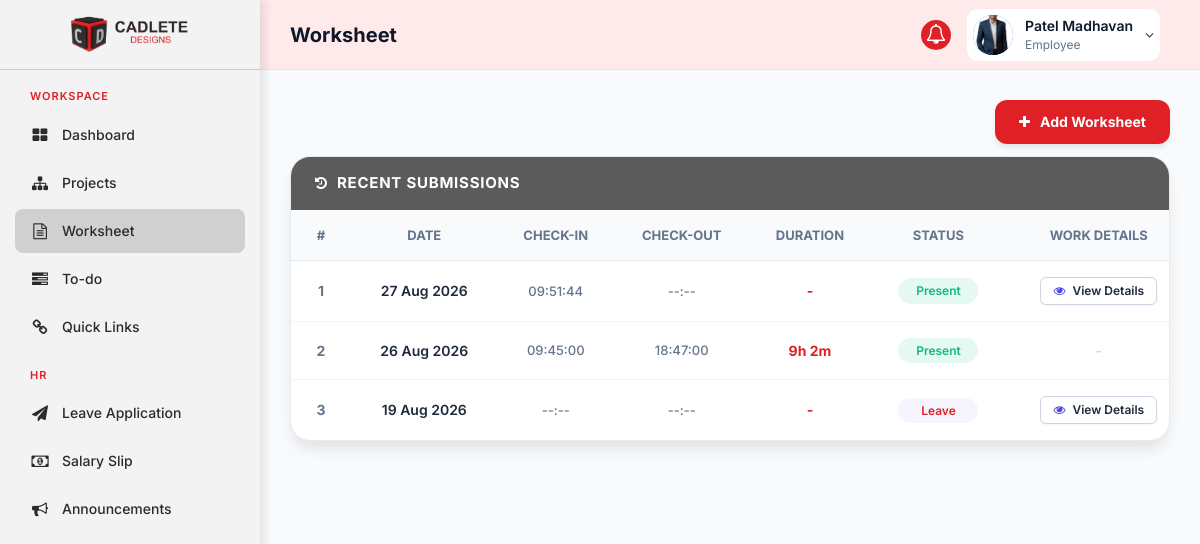
The page /emp_area/index.php?worksheet (signed in) on the database its author committed.
### tables this page shows
CREATE TABLE `emp_list` (
  `id` int(11) NOT NULL,
  `name` varchar(100) NOT NULL,
  `phone_number` int(11) NOT NULL,
  `address` varchar(100) NOT NULL,
  `email` varchar(255) NOT NULL,
  `company_email` varchar(255) DEFAULT NULL,
  `password` varchar(255) NOT NULL,
  `blood_group` varchar(11) NOT NULL,
  `gender` varchar(11) NOT NULL,
  `join_date` date NOT NULL,
  `salary` int(11) NOT NULL,
  `basic_salary` decimal(10,2) DEFAULT NULL,
  `hra` decimal(10,2) DEFAULT NULL,
  `allowance` decimal(10,2) DEFAULT NULL,
  `deductions` decimal(10,2) DEFAULT NULL,
  `documents` varchar(255) DEFAULT NULL,
  `age` int(11) DEFAULT NULL,
  `dob` date DEFAULT NULL,
  `work_experience` varchar(255) DEFAULT NULL,
  `marital_status` varchar(50) DEFAULT NULL,
  `num_dependents` int(11) DEFAULT 0,
  `emergency_name` varchar(100) DEFAULT NULL,
  `emergency_relationship` varchar(100) DEFAULT NULL,
  `emergency_address` text DEFAULT NULL,
  `emergency_phone` varchar(15) DEFAULT NULL,
  `education_json` text DEFAULT NULL,
  `employment_json` text DEFAULT NULL,
  `account_name` varchar(100) DEFAULT NULL,
  `bank_branch` varchar(255) DEFAULT NULL,
  `account_number` varchar(50) DEFAULT NULL,
  `account_type_ifsc` varchar(100) DEFAULT NULL,
  `employee_image` varchar(255) DEFAULT NULL,
  `offer_latter` varchar(255) DEFAULT NULL,
  `NDA` varchar(255) DEFAULT NULL,
  `Aadhar_card` varchar(255) DEFAULT NULL,
  `Pan_card` varchar(255) DEFAULT NULL,
  `Passportsize_photo` varchar(255) DEFAULT NULL,
  `old_company_slary_slip` varchar(255) DEFAULT NULL,
  `otp` varchar(10) DEFAULT NULL,
  `otp_expire` datetime DEFAULT NULL,
  `last_birthday_wish_year` int(11) DEFAULT NULL,
  `department` varchar(100) DEFAULT 'Not Assigned',
  `designation` varchar(100) DEFAULT 'Not Assigned',
  `status` enum('Active','Inactive') DEFAULT 'Active',
  `deleted_at` datetime DEFAULT NULL,
  `allowed_leaves` int(11) DEFAULT NULL,
  `extra_leaves` int(11) DEFAULT 0
);

CREATE TABLE `attendance` (
  `id` int(11) NOT NULL,
  `emp_id` int(11) NOT NULL,
  `attendance_date` date NOT NULL,
  `check_in_time` time DEFAULT NULL,
  `check_out_time` time DEFAULT NULL,
  `status` varchar(20) DEFAULT 'present',
  `remarks` text DEFAULT NULL,
  `work_photos` text DEFAULT NULL,
  `performance` int(11) DEFAULT NULL,
  `total_duration_secs` int(11) DEFAULT 0,
  `last_resume_time` datetime DEFAULT NULL,
  `is_working` tinyint(1) DEFAULT 0,
  `created_at` timestamp NOT NULL DEFAULT current_timestamp(),
  `ip_address` varchar(50) DEFAULT NULL,
  `location` varchar(255) DEFAULT NULL
);

### emp_area/pages/worksheets/worksheet.php (the view, shortened to what this page needs)
<?php
$emp_id   = $_SESSION['emp_id'];
$emp_name = $_SESSION['emp_name'];
$emp_q = mysqli_query($con, "SELECT employee_image FROM emp_list WHERE id='$emp_id'");
$emp_data = mysqli_fetch_assoc($emp_q);
$emp_img_path = !empty($emp_data['employee_image']) ? '../admin_area/uploads/' . $emp_data['employee_image'] : '../admin_area/admin_images/default.png';
$history_query  = "SELECT a.*,
                   (SELECT action_time FROM attendance_logs WHERE att_id = a.id AND action = 'check_out' ORDER BY action_time DESC LIMIT 1) as log_checkout
                   FROM attendance a
                   WHERE a.emp_id = '$emp_id'
                   ORDER BY a.attendance_date DESC LIMIT 10";
$history_result = mysqli_query($con, $history_query);
?>
        <div class="premium-ui-enabled">
            <div class="page-header-premium">
                <div class="header-actions">
                    <button class="btn-premium-add" data-toggle="modal" data-target="#addWorksheetModal">
                        <i class="fa fa-plus"></i> Add Worksheet
                    </button>
                </div>
            </div>
            <div class="row">
                <div class="col-lg-12">
                    <div class="premium-card">
                        <div class="card-hdr">
                            <i class="fa fa-history"></i>
                            <h3>Recent Submissions</h3>
                        </div>
                        <div style="overflow-x: auto;">
                            <table class="table-premium">
                                <thead>
                                    <tr>
                                        <th style="width: 60px; text-align: center;">#</th>
                                        <th style="text-align: center;">Date</th>
                                        <th style="text-align: center;">Check-in</th>
                                        <th style="text-align: center;">Check-out</th>
                                        <th style="text-align: center;">Duration</th>
                                        <th style="text-align: center;">Status</th>
                                        <th style="text-align: center;">Work Details</th>
                                    </tr>
                                </thead>
                                <tbody>
                                    <?php if (mysqli_num_rows($history_result) > 0) : $i = 1; ?>
                                        <?php while ($row = mysqli_fetch_assoc($history_result)) :
                                            $st = $row['status'] ?: 'present';
                                            $badge_class = 'p-badge-secondary';
                                            if ($st == 'present') $badge_class = 'p-badge-success';
                                            elseif ($st == 'absent') $badge_class = 'p-badge-danger';
                                            elseif ($st == 'leave')  $badge_class = 'p-badge-primary';
                                        ?>
                                            <tr>
                                                <td style="text-align: center; font-weight: 700; color: #64748b;"><?php echo $i++; ?></td>
                                                <td style="font-weight: 600; color: #1e293b; text-align: center;"><?php echo date('d M Y', strtotime($row['attendance_date'])); ?></td>
                                                <td style="text-align: center; color: #64748b; font-size: 13px;"><?php echo $row['check_in_time'] ?: '--:--'; ?></td>
                                                <td style="text-align: center; color: #64748b; font-size: 13px;">
                                                    <?php
                                                    $display_out = $row['check_out_time'];
                                                    echo $display_out ?: '--:--';
                                                    ?>
                                                </td>
                                                <td style="text-align: center; color: #dd2127; font-weight: 700;">
                                                    <?php
                                                    $active_secs = $row['total_duration_secs'];
                                                    if ($active_secs > 0) {
                                                        $h = floor($active_secs / 3600);
                                                        $m = floor(($active_secs % 3600) / 60);
                                                        echo "{$h}h {$m}m";
                                                    } else {
                                                        echo "-";
                                                    }
                                                    ?>
                                                </td>
                                                <td style="text-align: center;">
                                                    <span class="p-badge <?php echo $badge_class; ?>" style="display: inline-flex; justify-content: center; min-width: 80px;">
                                                        <?php echo ucfirst($st); ?>
                                                    </span>
                                                </td>
                                                <td style="text-align: center;">
                                                    <?php
                                                    $photos = [];
                                                    if (!empty($photos) || !empty(trim($row['remarks'] ?? ''))) {
                                                        $json_photos = htmlspecialchars(json_encode($photos), ENT_QUOTES, 'UTF-8');
                                                        $emp_name_js = htmlspecialchars($emp_name, ENT_QUOTES, 'UTF-8');
                                                        $date_js = htmlspecialchars(date('d M Y', strtotime($row['attendance_date'])), ENT_QUOTES, 'UTF-8');
                                                        $emp_img_js = htmlspecialchars($emp_img_path, ENT_QUOTES, 'UTF-8');
                                                        $remark_js = htmlspecialchars(json_encode(nl2br(htmlspecialchars($row['remarks'] ?? ''))), ENT_QUOTES, 'UTF-8');
                                                        echo '<button type="button" class="btn btn-sm" style="border-radius: 6px; padding: 4px 12px; font-weight: 600; background: #fff; color: #1e293b; border: 1px solid #cbd5e1; box-shadow: 0 1px 2px rgba(0,0,0,0.05);" onclick="openRowGallery(\'' . $json_photos . '\', \'' . $emp_name_js . '\', \'' . $date_js . '\', \'' . $emp_img_js . '\', ' . $remark_js . '); event.stopPropagation();"><i class="fa fa-eye" style="color: #4f46e5; margin-right: 4px;"></i> View Details</button>';
                                                    } else {
                                                        echo '<span style="color: #cbd5e1;">-</span>';
                                                    }
                                                    ?>
                                                </td>
                                            </tr>
                                        <?php endwhile; ?>
                                    <?php endif; ?>
                                </tbody>
                            </table>
                        </div>
                    </div>
                </div>
            </div>
        </div>

### emp_area/index.php (shortened to what this page needs)
<?php
if (!isset($_SESSION['emp_id'])) {
    echo "<script>window.open('pages/auth/login.php','_self')</script>";
} else {
?>
    <!DOCTYPE html>
    <html lang="en">
    <head>
        <link href="../admin_area/css/bootstrap.min.css" rel="stylesheet">
        <link href="../admin_area/css/style.css" rel="stylesheet">
        <link href="../admin_area/css/dashboard.css" rel="stylesheet">
        <link href="../admin_area/css/sidebar.css" rel="stylesheet">
        <link href="../admin_area/font-awesome/css/font-awesome.min.css" rel="stylesheet">
    </head>
    <body>
        <div id="wrapper">
            <?php include("includes/emp_sidebar.php"); ?>
            <div id="page-wrapper">
                <div class="modern-topbar">
                    <div class="topbar-left">
                        <?php
                        $page_title = "Dashboard";
                        if (!empty($_GET)) {
                            $keys = array_keys($_GET);
                            $first_key = $keys[0];
                            $title_map = [
                                'dashboard' => '<i class="fa fa-dashboard"></i> Dashboard',
                                'worksheet' => '<i class="fa fa-file-text-o"></i> Worksheet',
                                'emp_profile' => '<i class="fa fa-user"></i> My Profile',
                                'leave_application' => '<i class="fa fa-paper-plane-o"></i> Leave Application',
                                'emp_salary_slip' => '<i class="fa fa-money"></i> Salary Slip',
                                'view_announcement' => '<i class="fa fa-bullhorn"></i> Announcements',
                                'announcements' => '<i class="fa fa-bullhorn"></i> Announcements'
                            ];
                            if (array_key_exists($first_key, $title_map)) {
                                $page_title = $title_map[$first_key];
                            } else {
                                $page_title = htmlspecialchars(ucwords(str_replace('_', ' ', $first_key)));
                            }
                        }
                        ?>
                        <h2 class="topbar-title"><?php echo $page_title; ?></h2>
                    </div>
                    <div class="topbar-right">
                        <div class="notification-bell dropdown">
                            <div data-toggle="dropdown" style="cursor: pointer; position: relative;">
                                <i class="fa fa-bell-o"></i>
                            </div>
                        </div>
                        <?php
                        $header_emp_img = '';
                        $get_header_img = "SELECT employee_image FROM emp_list WHERE id = '$emp_id'";
                        $run_header_img = mysqli_query($con, $get_header_img);
                        if ($run_header_img) {
                            $header_row = mysqli_fetch_array($run_header_img);
                            $header_emp_img = $header_row['employee_image'] ?? '';
                        }
                        ?>
                        <div class="topbar-profile dropdown">
                            <div data-toggle="dropdown" style="display:flex; align-items:center; gap:12px; padding:6px;background: white; border-radius:11px; cursor:pointer;">
                                <div class="profile-avatar">
                                    <img src="<?php echo !empty($header_emp_img) ? '../admin_area/uploads/' . $header_emp_img : 'https://ui-avatars.com/api/?name=' . urlencode($emp_name) . '&background=3b82f6&color=fff'; ?>" alt="Employee Avatar">
                                </div>
                                <div class="profile-info">
                                    <span class="profile-name"><?php echo htmlspecialchars($emp_name); ?></span>
                                    <span class="profile-role">Employee</span>
                                </div>
                                <i class="fa fa-angle-down"></i>
                            </div>
                        </div>
                    </div>
                </div>
                <div class="container-fluid">
                    <?php
                    if (isset($_GET['dashboard'])) {
                        include("pages/dashboard/emp_dashboard.php");
                    } elseif (isset($_GET['projects'])) {
                        include("pages/projects/projects.php");
                    } elseif (isset($_GET['worksheet'])) {
                        include("pages/worksheets/worksheet.php");
                    } elseif (isset($_GET['todo'])) {
                        $_GET['partial'] = true;
                        include("pages/todo/todo.php");
                    } elseif (isset($_GET['quick_links'])) {
                        $_GET['partial'] = true;
                        include("pages/quick_links/quick_links.php");
                    } elseif (isset($_GET['emp_profile'])) {
                        include("pages/profile/emp_profile.php");
                    } elseif (isset($_GET['leave_application'])) {
                        $_GET['partial'] = true;
                        include("pages/leaves/leave_application.php");
                    } elseif (isset($_GET['emp_salary_slip'])) {
                        $_GET['partial'] = true;
                        include("pages/salary/emp_salary_slip.php");
                    } elseif (isset($_GET['view_announcement'])) {
                        include("pages/announcements/view_announcement.php");
                    } elseif (isset($_GET['announcements'])) {
                        include("pages/announcements/announcements.php");
                    } else {
                        include("pages/dashboard/emp_dashboard.php");
                    }
                    ?>
                </div>
            </div>
        </div>
    </body>
    </html>
<?php } ?>

### rows shown on the page
emp_list: employee_image (picture)
attendance: attendance_date "27 Aug 2026", check_in_time "09:51:44", display_out "--:--", status "Present"
attendance: attendance_date "26 Aug 2026", check_in_time "09:45:00", check_out_time "18:47:00", total_duration_secs "9", total_duration_secs "2", status "Present"
attendance: attendance_date "19 Aug 2026", check_in_time "--:--", display_out "--:--", status "Leave"

### other values the page prints
$page_title "Worksheet"
$emp_name "Patel Madhavan"
